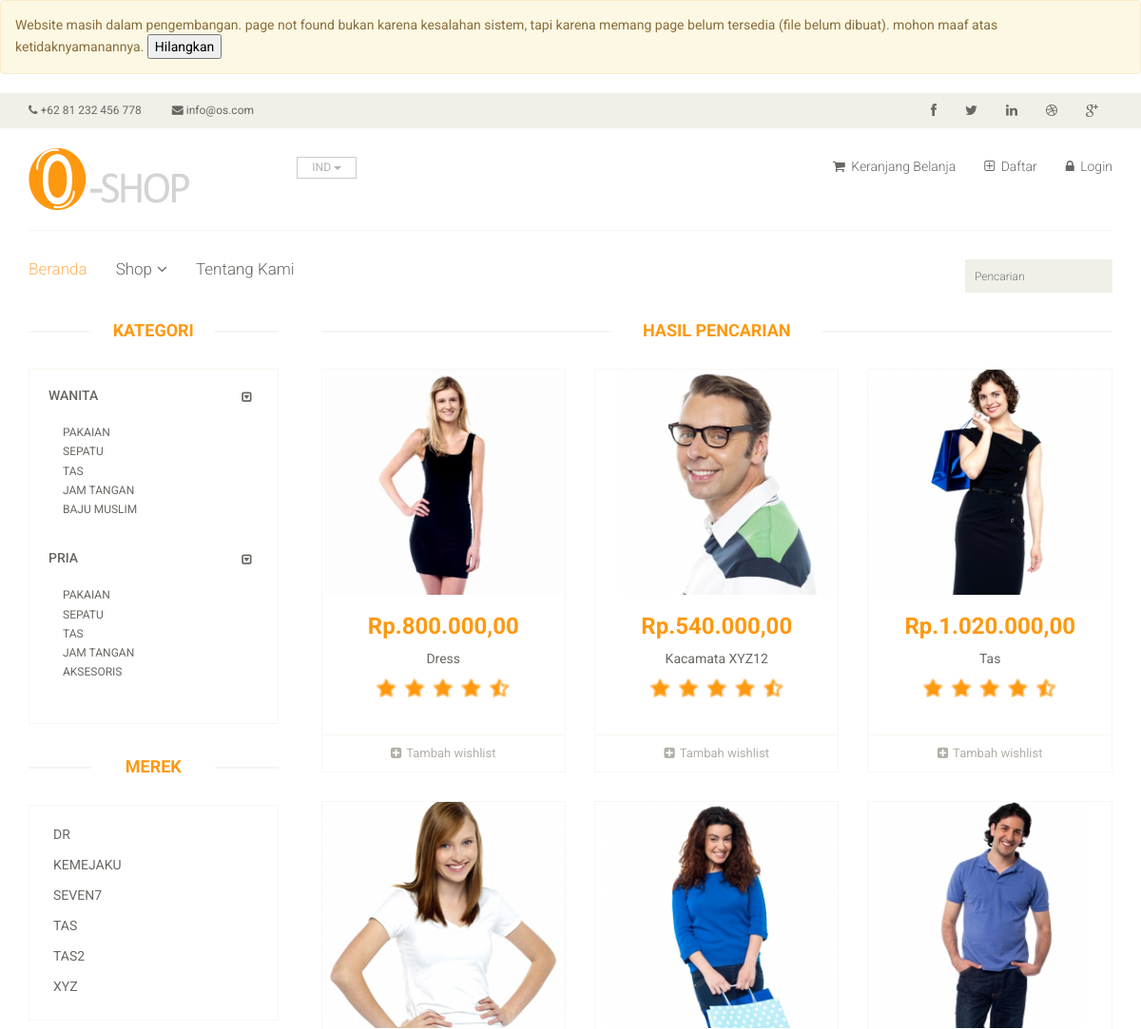
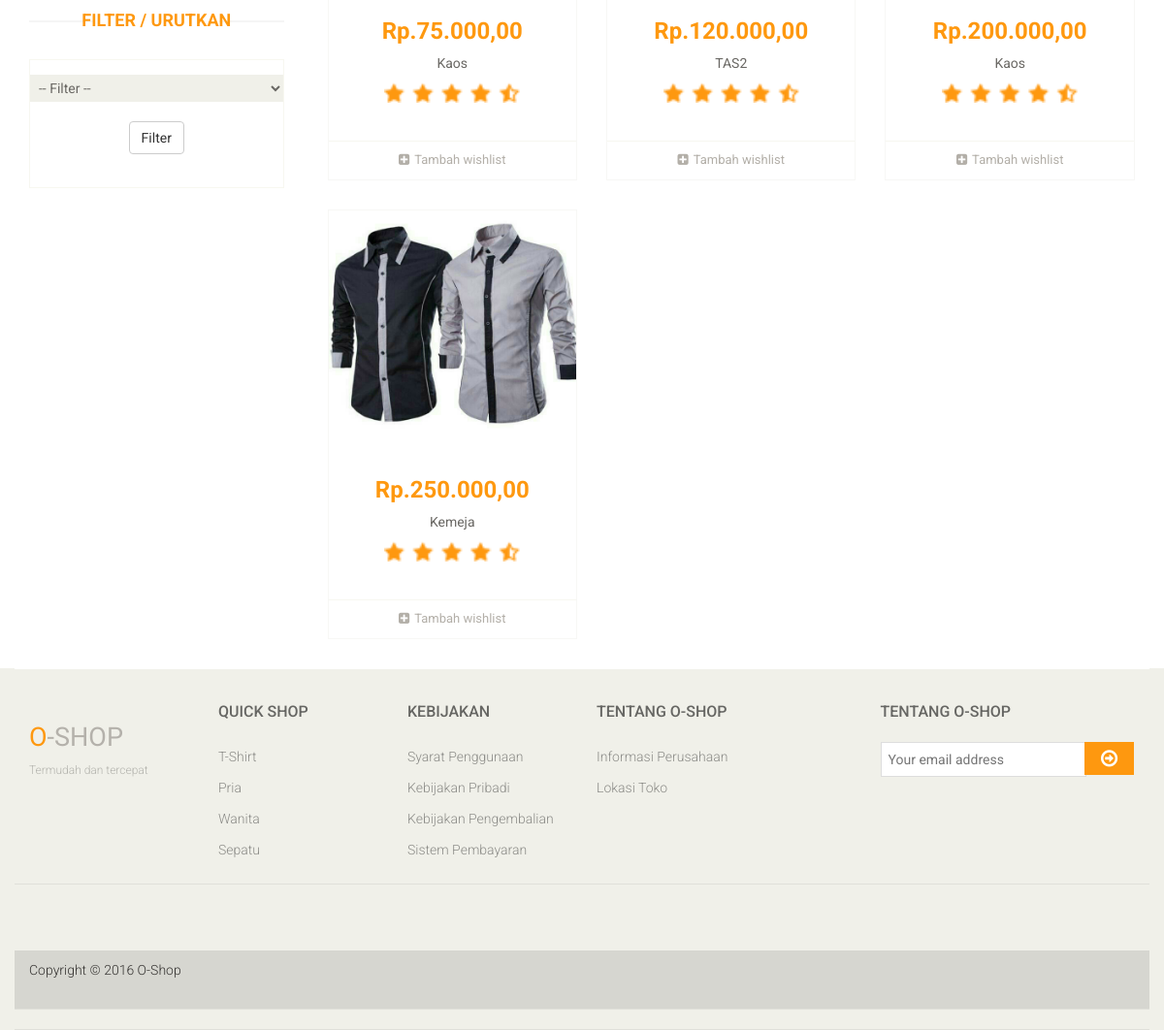
The app's page /index.php/produk/cari with its own data (2 pictures, top to bottom).
### tables this page shows
CREATE TABLE `subkategori` (
  `id_sub` int(11) NOT NULL,
  `nama_sub` varchar(30) NOT NULL,
  `kategori` int(11) NOT NULL
);

CREATE TABLE `produk` (
  `id_produk` int(11) NOT NULL,
  `nama_produk` varchar(50) NOT NULL,
  `detail_produk` longtext NOT NULL,
  `stock_produk` int(11) NOT NULL,
  `kondisi_produk` int(11) NOT NULL,
  `brand_produk` varchar(50) NOT NULL,
  `harga_produk` int(11) NOT NULL,
  `kategori_produk` int(11) NOT NULL,
  `foto_produk` varchar(100) NOT NULL
);

### application/controllers/Produk.php (called while the page is built, shortened)
<?php
class Produk extends CI_Controller {
	public function __construct()
	{
		$this->load->model('ProdukModel');
		$this->load->model('UserModel');
	}
	function cari()
	{
		$data['isi'] = 'konten/home';
		$data['pria'] = $this->ProdukModel->get_kategori(1);
		$data['wanita'] = $this->ProdukModel->get_kategori(2);
		$b = $this->ProdukModel->get_brand();
		$i = 0;
		foreach ($b as $value) {
			$brand[$i] = $value->brand_produk;
			$i++;
		}
		$i = 0;
		$c = 0;
		$max = count($brand);
		while ($i < $max) {
			if ($i < $max-1) {
				if ($brand[$i] == $brand[$i+1]) {
					$i++;
					$data['brand'][$c] = $brand[$i];
					if ($brand[$i+1] != $brand[$i+2]) {
						$c++;
					}
				}else{
					$data['brand'][$c] = $brand[$i];
					$c++;
				}
			}else {
				$data['brand'][$c] = $brand[$i];
			}
			$i++;
		}
		$data['list_produk'] = $this->ProdukModel->get_by_name($this->input->get('s'));
		$data['title'] = $this->input->get('s') ." ";
		$data['slider'] = 0;
		$data['header_kategori'] = "Hasil Pencarian " .$this->input->get('s');
		$this->load->view('main', $data);
	}
}

### index.php (called while the page is built, shortened)
<?php
require_once BASEPATH.'core/CodeIgniter.php';

### application/models/ProdukModel.php (called while the page is built, shortened)
<?php
class ProdukModel extends CI_Model {
	function get_kategori($id)
	{
		$this->db->where('kategori', $id);
		$r = $this->db->get('subkategori');
		return $r->result();
	}
	function get_brand()
	{
		$this->db->select('brand_produk');
		$this->db->order_by('brand_produk', 'asc');
		$r = $this->db->get('produk');
		return $r->result();
	}
	function get_by_name($str)
	{
		$q = "SELECT * FROM produk WHERE nama_produk LIKE '%$str%'";
		$r = $this->db->query($q);
		return $r->result();
	}
}

### application/views/konten/home.php (the view, shortened to what this page needs)
<div class="fitur_produk">
	<h2 class="title text-center">
		<?php
			if (isset($header_kategori)) {
				echo $header_kategori;
			}else echo "Fitur Produk";
		?>
	</h2>
	<?php
		if ($list_produk != NULL) {
			foreach ($list_produk as $value) {
	?>
				<div class="col-sm-4">
					<div class="product-image-wrapper">
						<div class="single-products">
							<div class="productinfo text-center">
								<img src="<?php echo base_url('assets/images/produk/'); ?><?php echo $value->foto_produk; ?>" alt="" />
								<h2>Rp.<?php echo number_format($value->harga_produk, 2, ',', '.') ?></h2>
								<p><?php echo $value->nama_produk; ?></p>
								<div class="col-md-offset-2 col-md-8">
									<img src="<?php echo base_url('assets/images/produk/rating.png'); ?>" alt="" />
								</div>
								<div class="clearfix">
									<br><br><br>
								</div>
							</div>
							<div class="product-overlay">
								<div class="overlay-content">
								</div>
							</div>
						</div>
						<div class="choose">
							<ul class="nav nav-pills nav-justified">
								<li><a href="<?php echo base_url('produk/proses_wishlist/') .$value->id_produk; ?>"><i class="fa fa-plus-square"></i>Tambah wishlist</a></li>
							</ul>
						</div>
					</div>
				</div>
	<?php
			}
		}
	?>
</div>
<div class="clearfix">
</div>

### application/views/layout/sidebar.php (shortened to what this page needs)
<section>
	<div class="container">
		<div class="row">
			<div class="col-sm-3">
				<div class="left-sidebar">
					<h2>Kategori</h2>
					<div class="panel-group category-products" id="accordian">
						<div class="panel panel-default">
							<div class="panel-heading">
								<h4 class="panel-title">
									<a data-toggle="collapse" data-parent="#accordian" href="#sportswear">
										<span class="badge pull-right"><i class="fa fa-caret-square-o-down"></i></span>
										<a href="<?php echo base_url('welcome/kategori/wanita'); ?>" title="">Wanita</a>
									</a>
								</h4>
							</div>
							<div id="sportswear" class="panel-collapse in">
								<div class="panel-body">
									<ul>
										<?php
											if ($wanita != NULL) {
												foreach ($wanita as $value) {
										?>
													<li><a href="<?php echo base_url('produk/kategori/') .$value->id_sub; ?>"><?php echo $value->nama_sub; ?> </a></li>
										<?php
												}
											}
										?>
									</ul>
								</div>
							</div>
						</div>
						<div class="panel panel-default">
							<div class="panel-heading">
								<h4 class="panel-title">
									<a data-toggle="collapse" data-parent="#accordian" href="#mens">
										<span class="badge pull-right"><i class="fa fa-caret-square-o-down"></i></span>
										<a href="<?php echo base_url('welcome/kategori/pria'); ?>" title="">Pria</a>
									</a>
								</h4>
							</div>
							<div id="mens" class="panel-collapse in">
								<div class="panel-body">
									<ul>
										<?php
											if ($pria != NULL) {
												foreach ($pria as $value) {
										?>
													<li><a href="<?php echo base_url('produk/kategori/') .$value->id_sub; ?>"><?php echo $value->nama_sub; ?> </a></li>
										<?php
												}
											}
										?>
									</ul>
								</div>
							</div>
						</div>
					</div>
					<div class="brands_products">
						<h2>Merek</h2>
						<div class="brands-name">
							<ul class="nav nav-pills nav-stacked">
								<?php
									if ($brand != NULL) {
										foreach ($brand as $value) {
								?>
											<li><a href="<?php echo base_url('produk/brand/') .$value; ?>"> <span class="pull-right"></span><?php echo $value; ?></a></li>
								<?php
										}
									}
								?>
							</ul>
						</div>
					</div>
					<br>
					<div class="brands_products">
						<h2>Filter / Urutkan</h2>
						<div class="brands-name">
							<form action="<?php echo base_url('welcome/index'); ?>" method="get" accept-charset="utf-8">
								<select name="orderby" required >
									<option value="">-- Filter --</option>
								</select>
								<div align="center">
									<br>
									<button type="submit" class="btn btn-default">Filter</button>
								</div>
							</form>
						</div>
					</div>
				</div>
			</div>
			<div class="col-sm-9 padding-right">

### assets/css/main.css (style rules this page uses)
body { font-family: 'Roboto', sans-serif; background:; position: relative; font-weight:400px; }
ul li { list-style: none; }
a { -webkit-transition: 300ms; -moz-transition: 300ms; -o-transition: 300ms; transition: 300ms; }
h1, h2, h3, h4, h5, h6 { font-family: 'Roboto', sans-serif; }
.category-products { border: 1px solid #F7F7F0; margin-bottom: 35px; padding-bottom: 20px; padding-top: 15px; }
.left-sidebar h2, .brands_products h2 { color: #FE980F; font-family: 'Roboto', sans-serif; font-size: 18px; font-weight: 700; margin: 0 auto 30px; text-align: center; text-transform: uppercase; position: relative; z-index:3; }
.left-sidebar h2:after, h2.title:after { content: " "; position: absolute; border: 1px solid #f5f5f5; bottom:8px; left: 0; width: 100%; height: 0; z-index: -2; }
.left-sidebar h2:before { content: " "; position: absolute; background: #fff; bottom: -6px; width: 130px; height: 30px; z-index: -1; left: 50%; margin-left: -65px; }
h2.title:before { content: " "; position: absolute; background: #fff; bottom: -6px; width: 220px; height: 30px; z-index: -1; left: 50%; margin-left: -110px; }
.category-products .panel { background-color: #FFFFFF; border: 0px; border-radius: 0px; box-shadow:none; margin-bottom: 0px; }
.category-products .panel-default .panel-heading { background-color: #FFFFFF; border: 0 none; color: #FFFFFF; padding: 5px 20px; }
.category-products .panel-default .panel-heading .panel-title a { color: #696763; font-family: 'Roboto', sans-serif; font-size: 14px; text-decoration: none; text-transform: uppercase; }
.panel-group .panel-heading + .panel-collapse .panel-body { border-top: 0 none; }
.category-products .badge { background:none; border-radius: 10px; color: #696763; display: inline-block; font-size: 12px; font-weight: bold; line-height: 1; min-width: 10px; padding: 3px 7px; text-align: center; vertical-align: baseline; white-space: nowrap; }
.panel-body ul { padding-left: 20px; }
.panel-body ul li a { color: #696763; font-family: 'Roboto', sans-serif; font-size: 12px; text-transform: uppercase; }
.brands-name { border: 1px solid #F7F7F0; padding-bottom: 20px; padding-top: 15px; }
.brands-name .nav-stacked li a { background-color: #FFFFFF; color: #696763; font-family: 'Roboto', sans-serif; font-size: 14px; padding: 5px 25px; text-decoration: none; text-transform: uppercase; }
.padding-right { padding-right: 0; }
h2.title { color: #FE980F; font-family: 'Roboto', sans-serif; font-size: 18px; font-weight: 700; margin: 0 15px; text-transform: uppercase; margin-bottom: 30px; position: relative; }
.product-image-wrapper { border:1px solid #F7F7F5; overflow: hidden; margin-bottom:30px; }
.single-products { position: relative; }
.productinfo h2 { color: #FE980F; font-family: 'Roboto', sans-serif; font-size: 24px; font-weight: 700; }
.productinfo p { font-family: 'Roboto', sans-serif; font-size: 14px; font-weight: 400; color: #696763; }
.productinfo img { width: 100%; }
.productinfo { position:relative; }
.product-overlay { background:#FE980F; top: 0; display: none; height: 0; position: absolute; transition: height 500ms ease 0s; width: 100%; display: block; opacity: .8; }
.product-overlay .overlay-content { bottom: 0; position: absolute; bottom: 0; text-align: center; width: 100%; }
.choose { border-top: 1px solid #F7F7F0; }
.choose ul li a { color: #B3AFA8; font-family: 'Roboto', sans-serif; font-size: 13px; padding-left: 0; padding-right: 0; }
.choose ul li a i { margin-right:5px; }
.user_info input, select, textarea { background: #F0F0E9; border:0; color: #696763; padding: 5px; width: 100%; border-radius: 0; resize: none }

### records on screen
subkategori: nama_sub "PAKAIAN"
subkategori: nama_sub "SEPATU"
subkategori: nama_sub "TAS"
subkategori: nama_sub "JAM TANGAN"
subkategori: nama_sub "BAJU MUSLIM"
subkategori: nama_sub "PAKAIAN"
subkategori: nama_sub "SEPATU"
subkategori: nama_sub "TAS"
subkategori: nama_sub "JAM TANGAN"
subkategori: nama_sub "AKSESORIS"
produk: foto_produk (picture), harga_produk "800.000,00", nama_produk "Dress"
produk: foto_produk (picture), harga_produk "540.000,00", nama_produk "Kacamata XYZ12"
produk: foto_produk (picture), harga_produk "1.020.000,00", nama_produk "Tas"
produk: foto_produk (picture), harga_produk "75.000,00", nama_produk "Kaos"
produk: foto_produk (picture), harga_produk "120.000,00", nama_produk "TAS2"
produk: foto_produk (picture), harga_produk "200.000,00", nama_produk "Kaos"
produk: foto_produk (picture), harga_produk "250.000,00", nama_produk "Kemeja"

### other values on screen
$value "DR"
$value "KEMEJAKU"
$value "SEVEN7"
$value "TAS"
$value "TAS2"
$value "XYZ"
$header_kategori "HASIL PENCARIAN"
